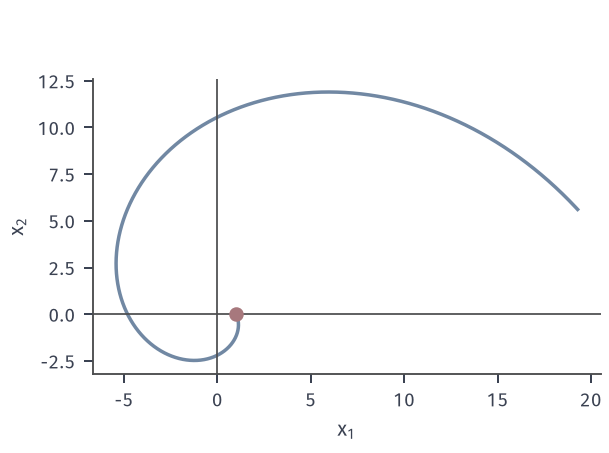

Generate this figure with Python:
from pathlib import Path
import sys
sys.path.insert(0, str(Path(__file__).resolve().parents[1]/"odenum-common"))
from odenum_common import *

# Target: frozen eigenvalues in the left half plane do not imply decay (Markus-Yamabe matrix).
def A(t):
    c, s = np.cos(t), np.sin(t)
    return np.array([[-1+1.5*c*c, 1-1.5*c*s], [-1-1.5*c*s, -1+1.5*s*s]])
g = lambda t, x: A(t)@x
h = 1e-3; n = int(6/h); x = np.array([1., 0.]); xs = [x.copy()]
for k in range(n):
    x = rk4_step(g, k*h, x, h); xs.append(x.copy())
xs = np.array(xs); t = h*np.arange(n+1)
ev = np.array([np.linalg.eigvals(A(s)).real.max() for s in np.linspace(0, 6, 61)])
fig, ax = figure(width_mm=86, height_mm=64)
ax.plot(xs[:, 0], xs[:, 1], color=BLUE, lw=1.4)
ax.plot([1], [0], 'o', color=RED, ms=4.8, zorder=5)
ax.set_aspect('equal'); ax.set_xlabel(r'$x_1$'); ax.set_ylabel(r'$x_2$')
ax.axhline(0, color=STROKE, lw=.7); ax.axvline(0, color=STROKE, lw=.7)
save(fig, Path(__file__).resolve().parent, 'figure', {'max_real_part_frozen': float(ev.max()), 'x_T_norm': float(np.linalg.norm(xs[-1])), 'expected': float(np.exp(3))})
print(ev.max(), np.linalg.norm(xs[-1]), np.exp(3))
